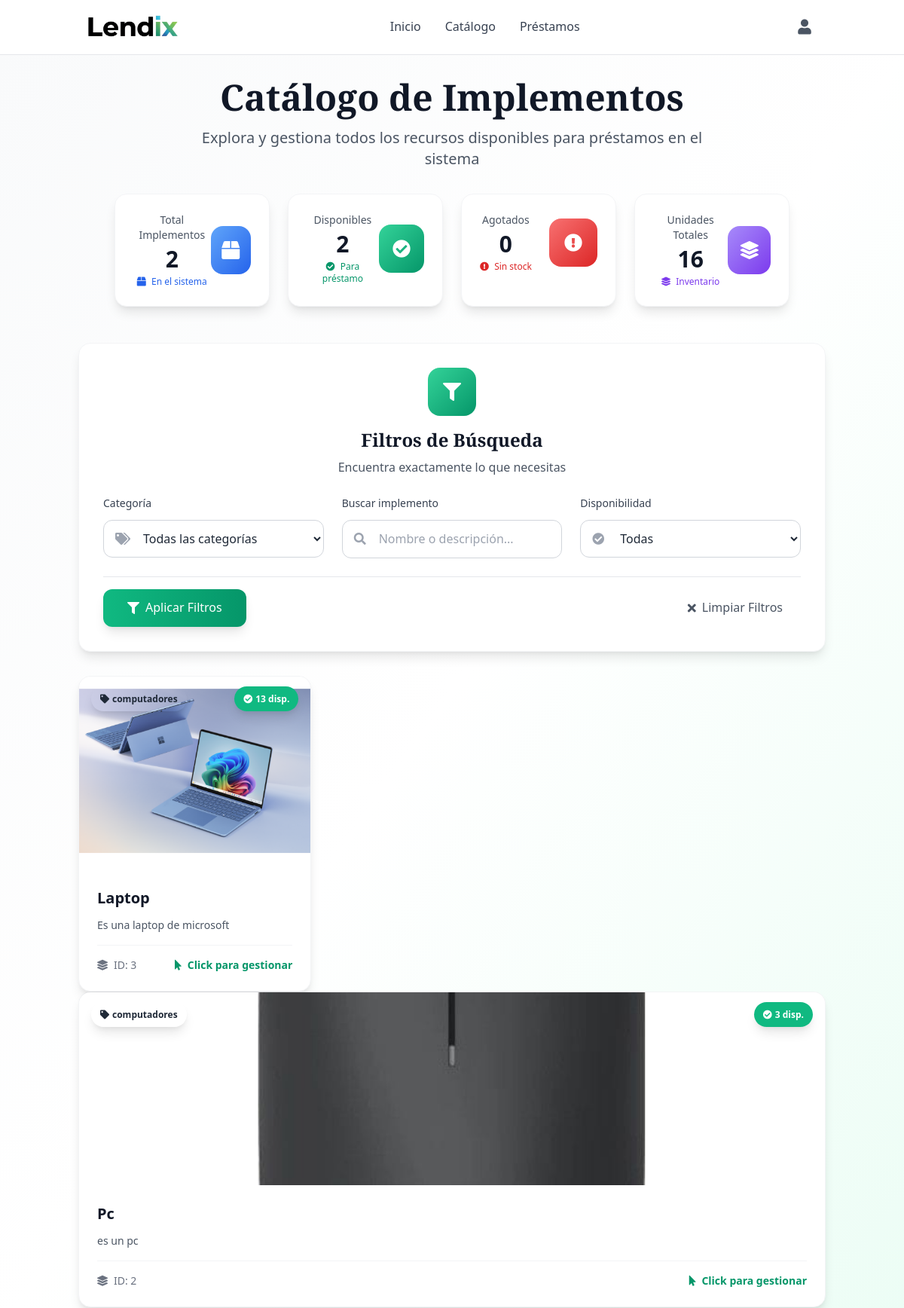
The page /catalogo/catalogo (signed in, upper part) on the database as committed earlier.
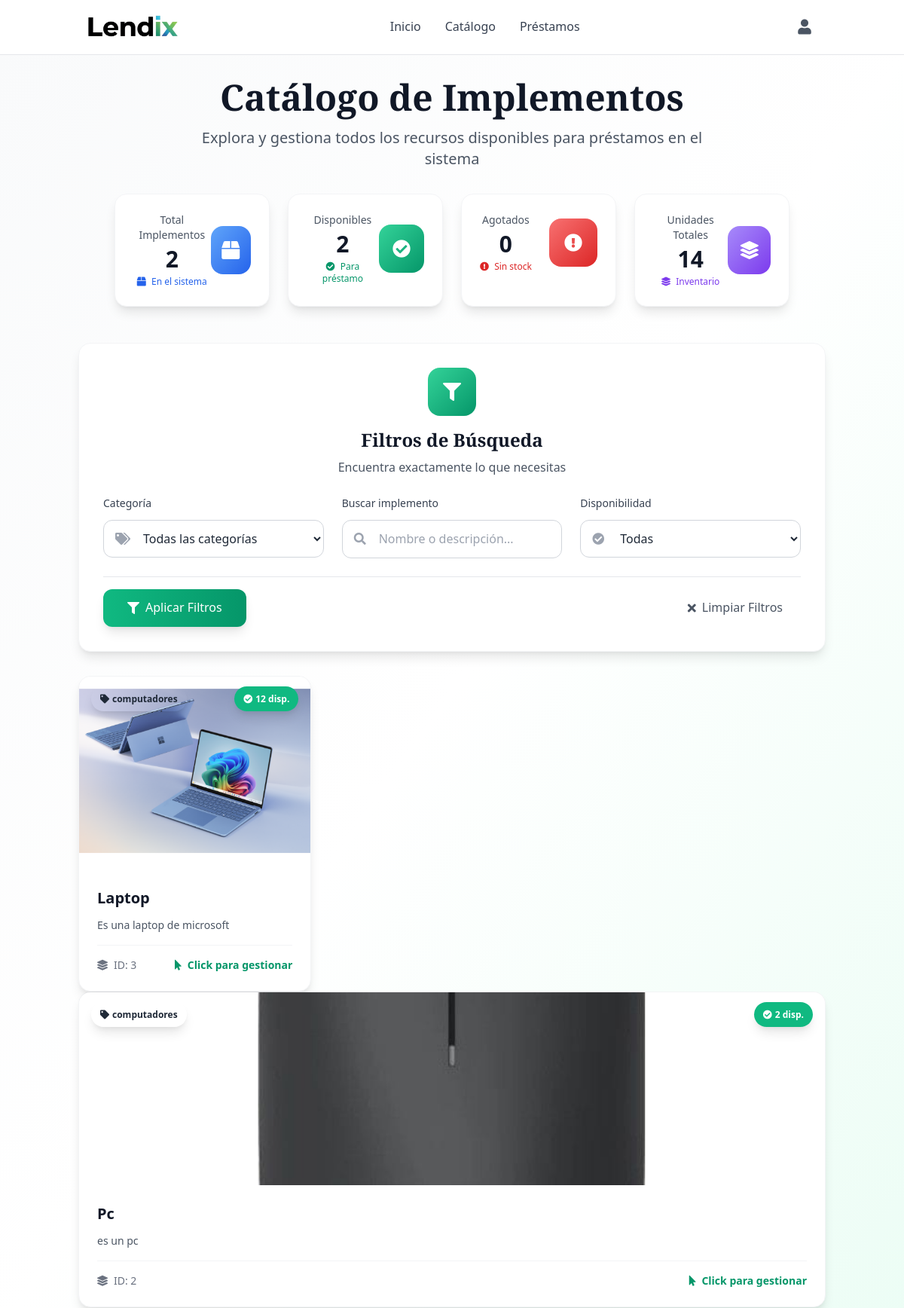
The same page on the database as committed later.
### tables this page shows
CREATE TABLE implementos (
                id INTEGER PRIMARY KEY AUTOINCREMENT,
                implemento TEXT NOT NULL,
                descripcion TEXT NOT NULL,
                disponibilidad INTEGER NOT NULL DEFAULT 0,
                categoria TEXT,
                imagen_url TEXT,
                estado TEXT DEFAULT 'Bueno' CHECK(estado IN ('Bueno', 'Desgaste notable', 'Dañado')),
                fecha_creacion TIMESTAMP DEFAULT CURRENT_TIMESTAMP,
                fecha_actualizacion TIMESTAMP DEFAULT CURRENT_TIMESTAMP
            );

### routes/catalogo.py (the view, shortened to what this page needs)
@catalogo_bp.route('/catalogo', methods=['GET', 'POST'])
@login_required
def catalogo():
    conn = get_db_connection()
    catalogo_items = conn.execute('SELECT * FROM implementos ORDER BY implemento').fetchall()
    conn.close()
    return render_template('views/catalogo.html', catalogo=catalogo_items)

### app.py (called while the page is built)
@app.context_processor
def inject_user():
    return dict(
        current_user={
            'id': session.get('user_id'),
            'nombre': session.get('user_nombre'),
            'email': session.get('user_email'),
            'rol': session.get('rol'),
            'is_authenticated': 'user_id' in session
        }
    )

### routes/login.py (called while the page is built)
def login_required(view):
    from functools import wraps
    @wraps(view)
    def wrapped_view(*args, **kwargs):
        if 'user_id' not in session:
            flash('Por favor, inicie sesión para acceder a esta página', 'error')
            return redirect(url_for('login.login'))
        return view(*args, **kwargs)
    return wrapped_view

### utils/db.py (called while the page is built)
def get_db_connection():
    conn = sqlite3.connect('models/database.db')
    conn.row_factory = sqlite3.Row
    return conn

### templates/views/catalogo.html (shortened to what the changed rows need)
{% extends "base.html" %}
{% block content %}
<main class="min-h-screen bg-gradient-to-br from-gray-50 via-white to-green-50">
    <div class="container mx-auto px-4 py-8">
        <div class="text-center mb-12">
            <div class="mb-8">
                <h1 class="text-5xl font-serif font-bold text-gray-900 mb-4">Catálogo de Implementos</h1>
            </div>
            <div class="grid grid-cols-2 md:grid-cols-4 gap-6 max-w-4xl mx-auto">
                <div class="card-hover bg-white p-6 rounded-2xl shadow-lg border border-gray-100 animate-fade-in-up" style="animation-delay: 0.3s">
                    <div class="flex items-center justify-between">
                        <div>
                            <p class="text-sm font-medium text-gray-600 mb-1">Unidades Totales</p>
                            <p class="text-3xl font-bold text-gray-900">{{ catalogo|map(attribute='disponibilidad')|sum }}</p>
                            <p class="text-xs text-purple-600 mt-1">
                                <i class="fas fa-layer-group mr-1"></i>
                                Inventario
                            </p>
                        </div>
                    </div>
                </div>
            </div>
        </div>
        <div class="card-hover bg-white rounded-2xl shadow-lg border border-gray-100 p-8 mb-8 animate-fade-in-up">
            <div class="text-center mb-6">
                <h2 class="text-2xl font-bold text-gray-900 font-serif mb-2">Filtros de Búsqueda</h2>
            </div>
        </div>
        <div class="grid grid-cols-1 md:grid-cols-2 lg:grid-cols-3 xl:grid-cols-4 gap-8">
            {% for item in catalogo %}
            <div x-data="{
                open: false,
                step: 'menu',
                loading: false,
                tipoPrestamo: '',
                nombreUsuario: '{{ session.user_nombre or "" }}',
                cantidad: 1,
                disponibilidad: {{ item['disponibilidad'] }},
                validarCantidad() {
                    const input = document.querySelector('input[name=cantidad]');
                    if (input) {
                        let valor = parseInt(input.value);
                        if (isNaN(valor) || valor < 1) {
                            input.value = 1;
                            this.cantidad = 1;
                        } else if (valor > this.disponibilidad) {
                            this.cantidad = valor;
                        } else {
                            this.cantidad = valor;
                        }
                    }
                }
            }" class="group">
                <div class="card-hover bg-white rounded-2xl shadow-lg hover:shadow-2xl transition-all duration-300 cursor-pointer overflow-hidden h-full flex flex-col border border-gray-100 group-hover:border-green-300 group-hover:scale-105"
                     @click="if(!loading) { open = true; step = 'menu' }">
                    <div class="h-64 relative overflow-hidden">
                        <img
                            src="{{ url_for('static', filename=(('uploads/' + item.imagen_url) if item.imagen_url else 'img/default.jpg')) }}"
                            alt="{{ item.implemento }}"
                            class="w-full h-full object-cover object-center transition-transform duration-300 group-hover:scale-110"
                            onerror="this.src='https://via.placeholder.com/400x300/f3f4f6/6b7280?text=Imagen+No+Disponible'"
                        >
                        <div class="absolute top-4 right-4">
                            <span class="px-3 py-2 rounded-full text-xs font-bold shadow-lg
                                {% if item['disponibilidad'] > 0 %}
                                    bg-green-500 text-white
                                {% else %}
                                    bg-red-500 text-white
                                {% endif %}">
                                {% if item['disponibilidad'] > 0 %}
                                    <i class="fas fa-check-circle mr-1"></i>{{ item['disponibilidad'] }} disp.
                                {% else %}
                                    <i class="fas fa-times-circle mr-1"></i>Agotado
                                {% endif %}
                            </span>
                        </div>
                        <div class="absolute top-4 left-4">
                            <span class="px-3 py-2 rounded-full text-xs font-bold bg-white/90 text-gray-800 shadow-lg backdrop-blur-sm">
                                <i class="fas fa-tag mr-1"></i>{{ item['categoria'] }}
                            </span>
                        </div>
                    </div>
                    <div class="p-6 flex-1 flex flex-col">
                        <h3 class="font-bold text-xl mb-3 text-gray-900 line-clamp-1 group-hover:text-green-700 transition-colors">
                            {{ item['implemento'] }}
                        </h3>
                        <p class="text-gray-600 text-sm mb-4 flex-1 line-clamp-2">{{ item['descripcion'] }}</p>
                        <div class="mt-auto pt-4 border-t border-gray-100">
                            <div class="flex items-center justify-between">
                                <div class="flex items-center text-sm text-gray-500">
                                    <i class="fas fa-layer-group mr-2"></i>
                                    <span>ID: {{ item['id'] }}</span>
                                </div>
                                <div class="flex items-center text-sm font-semibold text-green-600">
                                    <i class="fas fa-mouse-pointer mr-2"></i>
                                    <span>Click para gestionar</span>
                                </div>
                            </div>
                        </div>
                    </div>
                </div>
            </div>
        </div>
            {% endfor %}
</main>
{% endblock %}

Rows that differ between the two databases and show on the page:
changed implementos "Laptop": disponibilidad "13" → "12"
changed implementos "Pc": disponibilidad "3" → "2"
Other text that changed with them:
{{ catalogo|map(attribute='disponibilidad')|sum }}: "16" → "14"
